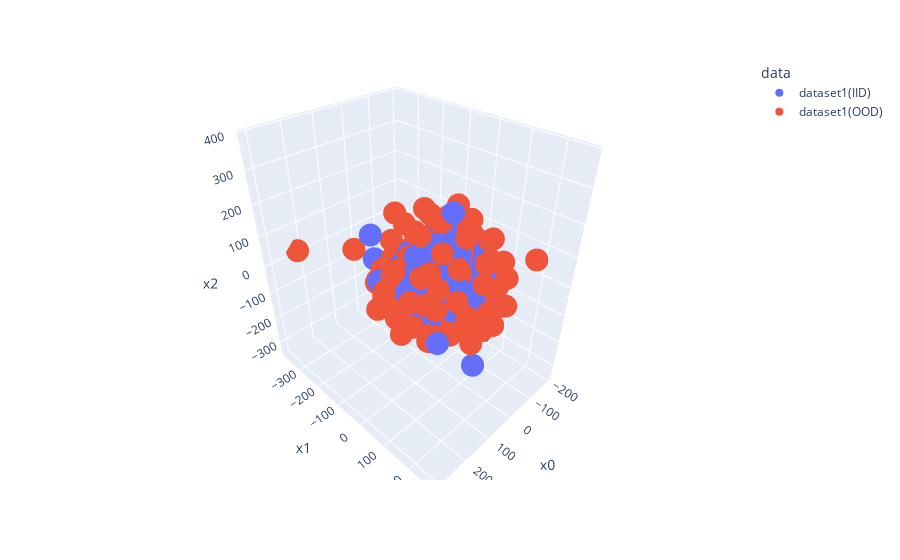

Notebook code for this chart:
### Code cell
# df = px.data.iris()
fig = px.scatter_3d(df, x='x0', y='x1', z='x2',
              color='data', size_max=18)
fig.show()

### Figure 1 — Plotly figure (JSON) as saved in the notebook; plotly's stock layout.template omitted (floating-point values rounded to 4 significant figures; data arrays with more than 128 entries replaced by an {"elided": "..."} marker saying what was removed)
{"data": [{"hovertemplate": "data=dataset1(IID)<br>x0=%{x}<br>x1=%{y}<br>x2=%{z}<extra></extra>", "legendgroup": "dataset1(IID)", "marker": {"color": "#636efa", "symbol": "circle"}, "mode": "markers", "name": "dataset1(IID)", "scene": "scene", "showlegend": true, "type": "scatter3d", "x": {"elided": "600 float values"}, "y": {"elided": "600 float values"}, "z": {"elided": "600 float values"}}, {"hovertemplate": "data=dataset1(OOD)<br>x0=%{x}<br>x1=%{y}<br>x2=%{z}<extra></extra>", "legendgroup": "dataset1(OOD)", "marker": {"color": "#EF553B", "symbol": "circle"}, "mode": "markers", "name": "dataset1(OOD)", "scene": "scene", "showlegend": true, "type": "scatter3d", "x": {"elided": "141 float values"}, "y": {"elided": "141 float values"}, "z": {"elided": "141 float values"}}], "layout": {"legend": {"title": {"text": "data"}, "tracegroupgap": 0}, "margin": {"t": 60}, "scene": {"domain": {"x": [0, 1], "y": [0, 1]}, "xaxis": {"title": {"text": "x0"}}, "yaxis": {"title": {"text": "x1"}}, "zaxis": {"title": {"text": "x2"}}}}}
